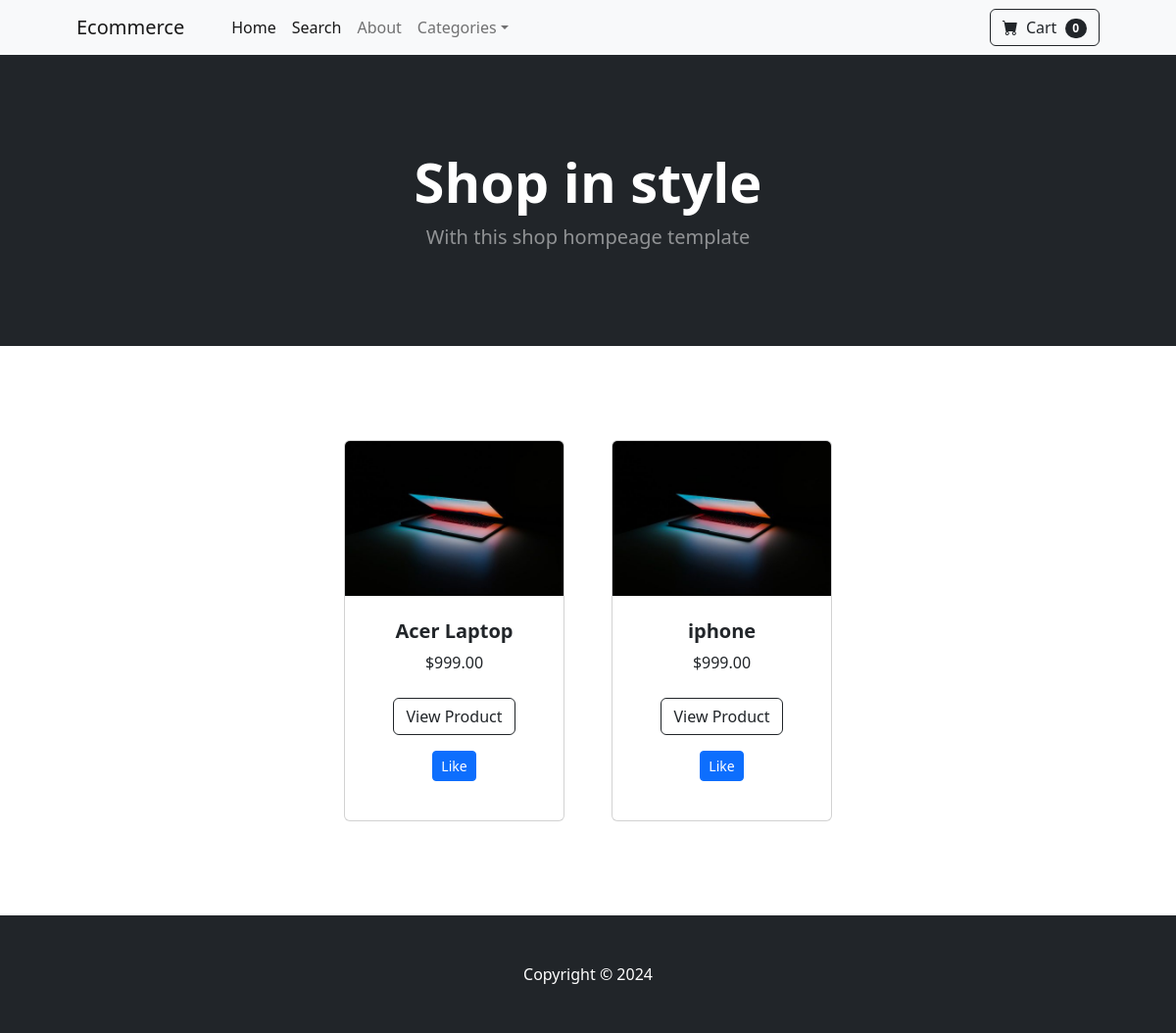
Page /home/ on the earlier database version.
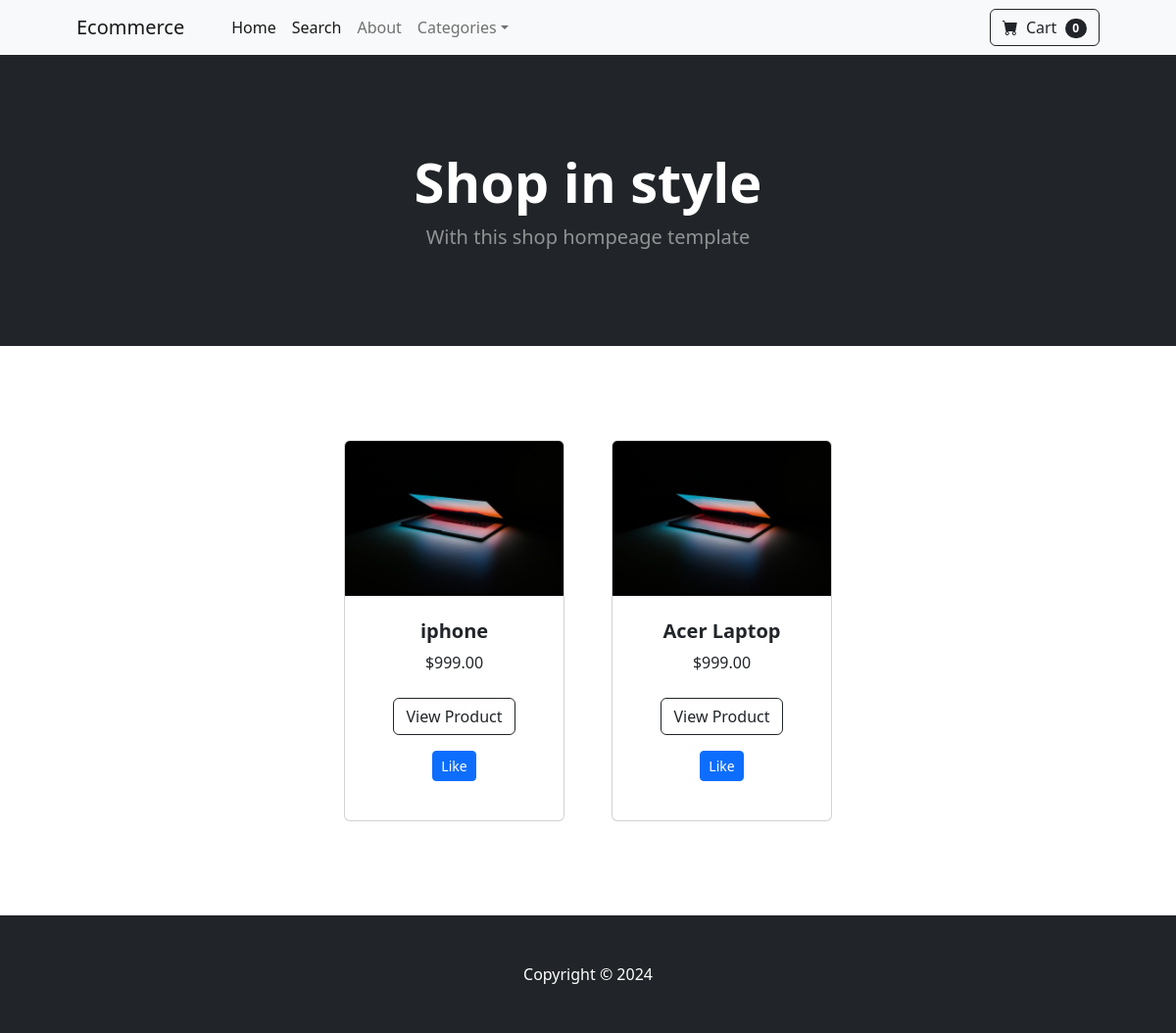
Same page on the later database version.
### store/models.py (models this page shows, shortened)
class Product(models.Model):
  productName = models.CharField(max_length=100)
  description = models.TextField(null=True, blank=True)
  price = models.DecimalField(max_digits=5, decimal_places=2)
  category = models.ForeignKey(Category, on_delete=models.CASCADE)
  image = models.ImageField(upload_to='images/products/')
  likes = models.ManyToManyField(User, related_name='product_post')

### store/views.py (the view)
# urls.py: path('home/', home, name='home'),
def home(request):
  products = Product.objects.annotate(num_likes=Count('likes')).order_by('-num_likes')
  return render(request, 'home.html', {'products':products})

### store/templates/home.html (shortened to what this page needs)
{% extends 'base.html' %}
{% block content %}
        <header class="bg-dark py-5">
            <div class="container px-4 px-lg-5 my-5">
                <div class="text-center text-white">
                    <h1 class="display-4 fw-bolder">Shop in style</h1>
                    <p class="lead fw-normal text-white-50 mb-0">With this shop hompeage template</p>
                </div>
            </div>
        </header>
        <section class="py-5">
            <div class="container px-4 px-lg-5 mt-5">
                <div class="row gx-4 gx-lg-5 row-cols-2 row-cols-md-3 row-cols-xl-4 justify-content-center">
                {% for product in products %}
                    {% if product.is_sale %}
                    <div class="col mb-5">
                        <div class="card h-100">
                            <div class="badge bg-dark text-white position-absolute" style="top: 0.5rem; right: 0.5rem">Sale</div>
                            <img class="card-img-top" src="{{ product.image.url }}" alt="..." />
                            <div class="card-body p-4">
                                <div class="text-center">
                                    <h5 class="fw-bolder">{{ product.productName }}</h5>
                <div class="d-flex justify-content-center small text-warning mb-2">
                <div class="bi-star-fill"></div>
                &nbsp;&nbsp;Sale!&nbsp;&nbsp;
                <div class="bi-star-fill"></div>
                </div>
                                    <strike>
                                    ${{ product.price }}
                                    </strike>
                                    &nbsp;
                                    ${{ product.sale_price }}
                                </div>
                            </div>
                            <div class="card-footer p-4 pt-0 border-top-0 bg-transparent">
    <div class="text-center">
        <a class="btn btn-outline-dark mt-auto" href="{% url 'product' product.id  %}">View Product</a>
    </div>
                            </div>
                        </div>
                    </div>
                    {% else %}
                <div class="col mb-5">
                        <div class="card h-100">
                            <img class="card-img-top" src="{{ product.image.url }}" alt="..." />
                            <div class="card-body p-4">
                                <div class="text-center">
                                    <h5 class="fw-bolder">{{ product.productName }}</h5>
                                    ${{ product.price }}
                                </div>
                            </div>
                            <div class="card-footer p-4 pt-0 border-top-0 bg-transparent">
    <div class="text-center mb-3"><a class="btn btn-outline-dark mt-auto mb-3" href="{% url 'product' product.id %}">View Product</a>
    <form method="POST">
      <button
        type="submit"
        ,
        name="product_id"
        ,
        value="{{ product.id }}"
        ,
        class="btn btn-primary btn-sm"
      >
        Like
      </button>
    </form>
  </div>
                            </div>
                        </div>
                    </div>
                        {% endif %}
                    {% endfor %}
            </div>
        </section>
{% endblock %}

### store/templates/base.html (shortened to what this page needs)
{% load static %}
<!DOCTYPE html>
<html lang="en">
  <head>
    <link
      href="https://cdn.jsdelivr.net/npm/bootstrap-icons@1.5.0/font/bootstrap-icons.css"
      rel="stylesheet"
    />
    <link href="{% static 'css/styles.css' %}" rel="stylesheet" />
  </head>
  <body>
    {% include 'nav.html' %}  {% block content %} {% endblock %}
    <footer class="py-5 bg-dark">
      <div class="container">
        <p class="m-0 text-center text-white">Copyright &copy; 2024</p>
      </div>
    </footer>
  </body>
</html>

### store/templates/nav.html (shortened to what this page needs)
<nav class="navbar navbar-expand-lg navbar-light bg-light">
  <div class="container px-4 px-lg-5">
    <a class="navbar-brand" href="{% url 'home' %}">Ecommerce</a>
    <div class="collapse navbar-collapse" id="navbarSupportedContent">
      <ul class="navbar-nav me-auto mb-2 mb-lg-0 ms-lg-4">
        <li class="nav-item">
          <a class="nav-link active" aria-current="page" href="{% url 'home' %}"
            >Home</a
          >
        </li>
        <li class="nav-item">
          <a
            class="nav-link active"
            aria-current="page"
            href="{% url 'search' %}"
            >Search</a
          >
        </li>
        <li class="nav-item">
          <a class="nav-link" href="#">About</a>
        </li>
        <li class="nav-item dropdown">
          <a
            class="nav-link dropdown-toggle"
            id="navbarDropdown"
            href="#"
            role="button"
            data-bs-toggle="dropdown"
            aria-expanded="false"
            >Categories</a
          >
        </li>
      </ul>
      <form class="d-flex">
        <a href="#" class="btn btn-outline-dark"
          ><i class="bi-cart-fill me-1"></i>
          Cart
          <span
            class="badge bg-dark text-white ms-1 rounded-pill"
            id="cart_quantity"
            >{{ cart|length }}
          </span></a
        >
      </form>
    </div>
  </div>
</nav>

Differences in the rows shown:
changed Product "iphone": moves up the list
